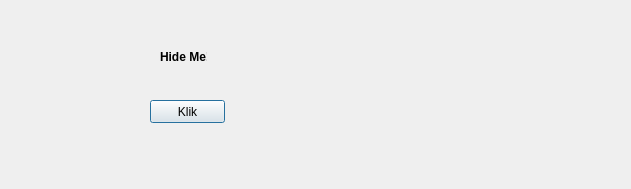
<?xml version="1.0" encoding="UTF-8"?>
<ui version="4.0">
 <class>Dialog</class>
 <widget class="QDialog" name="Dialog">
  <property name="geometry">
   <rect>
    <x>0</x>
    <y>0</y>
    <width>631</width>
    <height>189</height>
   </rect>
  </property>
  <property name="windowTitle">
   <string>Dialog</string>
  </property>
  <widget class="QLabel" name="label">
   <property name="geometry">
    <rect>
     <x>160</x>
     <y>50</y>
     <width>47</width>
     <height>13</height>
    </rect>
   </property>
   <property name="text">
    <string>&lt;html&gt;&lt;head/&gt;&lt;body&gt;&lt;p&gt;&lt;span style=&quot; font-weight:600;&quot;&gt;Hide Me!&lt;/span&gt;&lt;/p&gt;&lt;/body&gt;&lt;/html&gt;</string>
   </property>
  </widget>
  <widget class="QPushButton" name="pushButton">
   <property name="geometry">
    <rect>
     <x>150</x>
     <y>100</y>
     <width>75</width>
     <height>23</height>
    </rect>
   </property>
   <property name="text">
    <string>Klik</string>
   </property>
  </widget>
 </widget>
 <resources/>
 <connections>
  <connection>
   <sender>pushButton</sender>
   <signal>clicked()</signal>
   <receiver>label</receiver>
   <slot>clear()</slot>
   <hints>
    <hint type="sourcelabel">
     <x>198</x>
     <y>118</y>
    </hint>
    <hint type="destinationlabel">
     <x>173</x>
     <y>54</y>
    </hint>
   </hints>
  </connection>
 </connections>
</ui>
